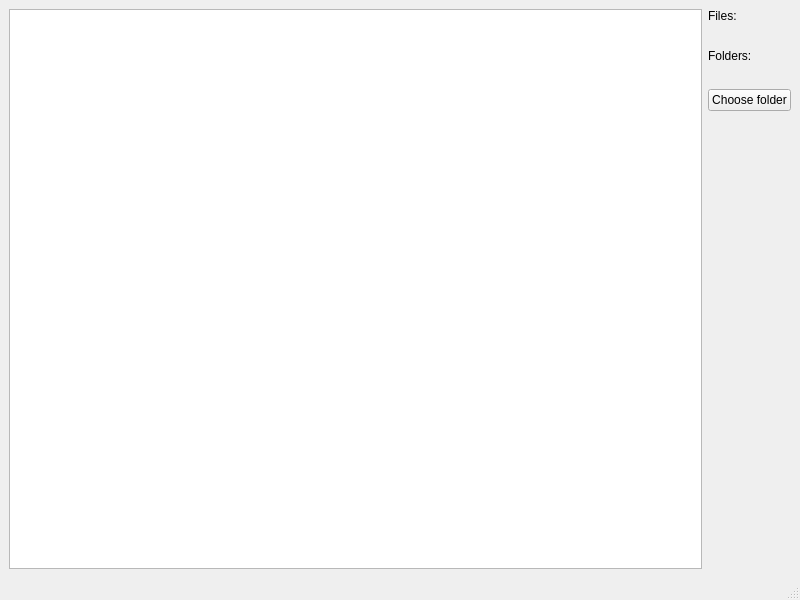
<?xml version="1.0" encoding="UTF-8"?>
<ui version="4.0">
 <class>MainWindow</class>
 <widget class="QMainWindow" name="MainWindow">
  <property name="geometry">
   <rect>
    <x>0</x>
    <y>0</y>
    <width>800</width>
    <height>600</height>
   </rect>
  </property>
  <property name="windowTitle">
   <string>MainWindow</string>
  </property>
  <widget class="QWidget" name="centralwidget">
   <layout class="QGridLayout" name="gridLayout" columnstretch="2,0">
    <item row="0" column="1">
     <layout class="QVBoxLayout" name="verticalLayout">
      <item>
       <widget class="QLabel" name="label">
        <property name="text">
         <string>Files:</string>
        </property>
       </widget>
      </item>
      <item>
       <widget class="QLabel" name="labelFilesCount">
        <property name="text">
         <string/>
        </property>
       </widget>
      </item>
      <item>
       <widget class="QLabel" name="label_2">
        <property name="text">
         <string>Folders:</string>
        </property>
       </widget>
      </item>
      <item>
       <widget class="QLabel" name="labelDirCount">
        <property name="text">
         <string/>
        </property>
       </widget>
      </item>
      <item>
       <widget class="QPushButton" name="Open">
        <property name="text">
         <string>Choose folder</string>
        </property>
       </widget>
      </item>
      <item>
       <spacer name="verticalSpacer">
        <property name="orientation">
         <enum>Qt::Vertical</enum>
        </property>
        <property name="sizeHint" stdset="0">
         <size>
          <width>20</width>
          <height>40</height>
         </size>
        </property>
       </spacer>
      </item>
     </layout>
    </item>
    <item row="0" column="0">
     <widget class="QTreeView" name="treeView">
      <property name="horizontalScrollMode">
       <enum>QAbstractItemView::ScrollPerItem</enum>
      </property>
     </widget>
    </item>
   </layout>
  </widget>
  <widget class="QMenuBar" name="menubar">
   <property name="geometry">
    <rect>
     <x>0</x>
     <y>0</y>
     <width>800</width>
     <height>26</height>
    </rect>
   </property>
  </widget>
  <widget class="QStatusBar" name="statusbar"/>
 </widget>
 <resources/>
 <connections/>
</ui>
